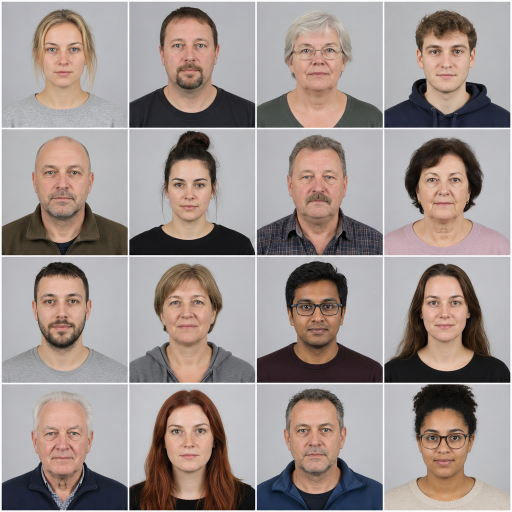
#> input picture sim/data/portrait-sheet.png, 1024 x 1024 px (shown at 1/2 size)
$ python -i cut_portrait_sheet.py   (imports and definitions only)
#> lines starting #> are read from the running program, lines starting #| are printed output that depends on the picture
#> further down, picture is the input picture: PIL image 1024x1024 RGB; mean R, G, B 158.7, 146.5, 142.6
"""Cut a generated 4x4 contact sheet into 16 individual portraits.

Why a contact sheet at all: person nodes need faces to judge the wall's real
look, and generating 16 portraits means 16 image-model calls. One 4x4 grid is
one call — Birk's idea, 2026-08-26 — so the whole set costs a single
generation.

The grid lines are VERIFIED, not assumed: run the check below before trusting
a new sheet, because a model that drifts by twenty pixels produces sixteen
portraits with slivers of the neighbouring face at the edge.

    uv run python sim/cut_portrait_sheet.py --check <sheet.png>

Output matches what the Core writes for a real Telegram photo: square,
`portrait_size` px (512 by default), so the renderer treats seeded faces and
real ones identically.
"""

from __future__ import annotations

import argparse
import statistics
from pathlib import Path

from PIL import Image


def grid_lines(image: Image.Image, count: int = 4) -> tuple[list[int], list[int]]:
    """Locate the sheet's separator lines by scanning for bright rows/columns.

    The generated sheets separate cells with a light gutter, which shows up as
    a narrow band of unusually bright columns (and rows). Returning the
    measured positions rather than dividing the width by four is the point:
    it is what turns "assume a clean grid" into "check the grid".
    """
#> called with count = 4
    grey = image.convert("L")
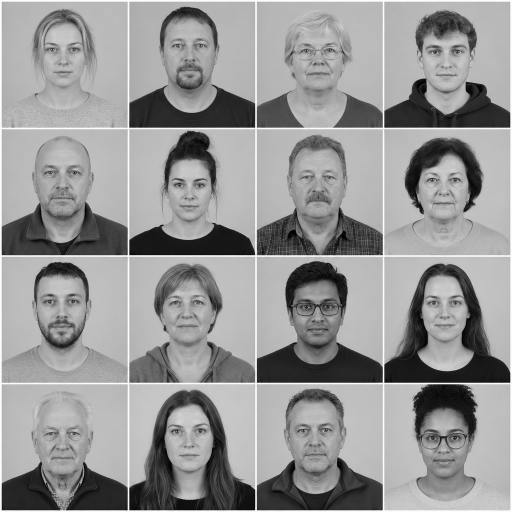
#> grey: PIL image 1024x1024 L (shown at 1/2 size); min 0, max 255, mean 149.7
    width, height = grey.size
#> width = 1024; height = 1024

    def bands(values: list[float]) -> list[int]:
        low, high = min(values), max(values)
        threshold = low + 0.92 * (high - low)
        hits = [i for i, v in enumerate(values) if v >= threshold]
        groups: list[list[int]] = []
        for index in hits:
            if groups and index - groups[-1][-1] <= 3:
                groups[-1].append(index)
            else:
                groups.append([index])
        return [round(sum(g) / len(g)) for g in groups]

    # `list(img.getdata())` is the obvious spelling but Pillow deprecates it
    # (removal in 14) and its type stub does not describe the return as
    # iterable. Reading the band through `tobytes()` is exact, faster, and
    # types cleanly: an 'L' image is one byte per pixel.
    columns = [statistics.mean(grey.crop((x, 0, x + 1, height)).tobytes()) for x in range(width)]
#> columns = 1024 values, max 253.4 at index 2, min 102.2 at index 941, mean 149.7
    rows = [statistics.mean(grey.crop((0, y, width, y + 1)).tobytes()) for y in range(height)]
#> rows = 1024 values, max 252.9 at index 0, min 72.4 at index 1019, mean 149.7
    return bands(columns), bands(rows)
#> in bands, `low, high = min(values), max(values)`: low = 102.2; high = 253.4
#> in bands, `threshold = low + 0.92 * (high - low)`: threshold = 241.3
#> in bands, `hits = [i for i, v in enumerate(values) if v >= threshold]`: hits = [0, 1, 2, 256, 257, 511, 512, 766, 767, 1021, 1022, 1023]
#> the loop in bands, `for index in hits:` made 12 passes
#> index on passes 4 to 12: 256, 257, 511, 512, 766, 767, 1021, 1022, 1023
#> after the loop in bands, `for index in hits:`: groups = [[0, 1, 2], [256, 257], [511, 512], [766, 767], [1021, 1022, 1023]]
#> the loop in bands (call 2), `for index in hits:` made 12 passes


# [67 lines left out: functions check, cut, main, not called in this run]


# [2 lines not run here, left out]

>>> from PIL import Image
>>> picture = Image.open('data/portrait-sheet.png')
>>> result = grid_lines(picture)
#> result = ([1, 256, 512, 766, 1022], [1, 256, 512, 766, 1022])
